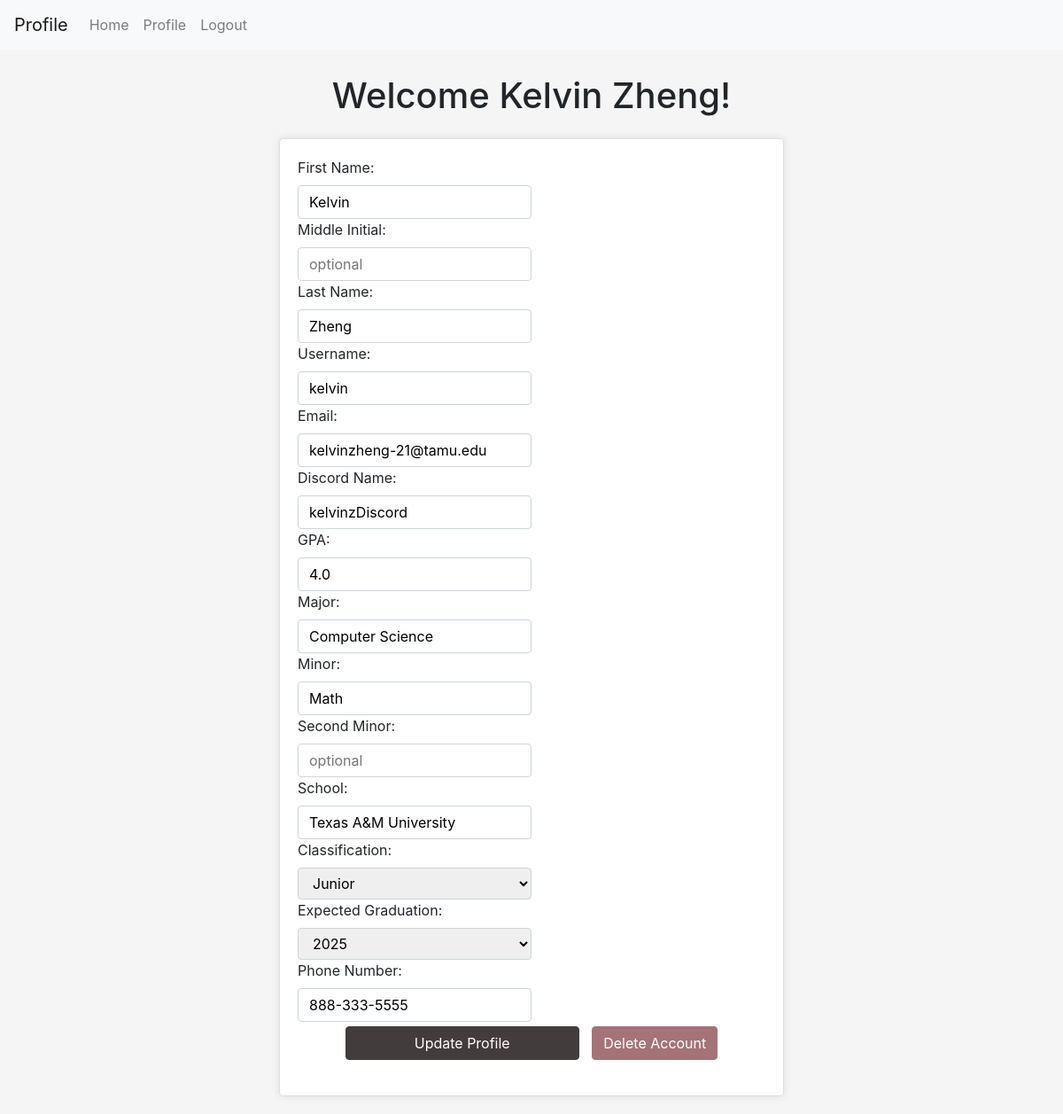
The page /profile (signed in) on the database its author committed.
### tables this page shows
CREATE TABLE Users (
                    UIN INTEGER PRIMARY KEY,
                    First_Name TEXT NOT NULL,
                    M_Initial TEXT,
                    Last_Name TEXT NOT NULL,
                    Username TEXT UNIQUE NOT NULL,
                    Password TEXT NOT NULL,
                    User_Type TEXT NOT NULL,
                    Email TEXT UNIQUE NOT NULL,
                    Discord_Name TEXT NOT NULL,
                    Archived INTEGER NOT NULL
                    );

CREATE TABLE College_Students (
                    UIN INTEGER PRIMARY KEY,
                    Gender TEXT NOT NULL,
                    Hispanic_Or_Latino INTEGER NOT NULL,
                    Race TEXT NOT NULL,
                    US_Citizen INTEGER NOT NULL,
                    First_Generation INTEGER NOT NULL,
                    Birthdate DATE NOT NULL,
                    GPA REAL,
                    Major TEXT,
                    Minor TEXT ,
                    Second_Minor TEXT,
                    Exp_Graduation INTEGER,
                    School TEXT NOT NULL,
                    Classification TEXT NOT NULL,
                    Phone INTEGER,
                    Student_Type TEXT NOT NULL,
                    FOREIGN KEY(UIN) REFERENCES Users(UIN)
                    );

### app.py (the view, shortened to what this page needs)
@app.route('/profile', methods=['GET', 'POST'])
@login_required
def profile():
    UIN = current_user.uin
    conn = get_db_connection()
    user_info = get_user(conn, UIN)
    if not user_info["Phone"]:
        del user_info["Phone"]
    else:
        phone_str = str(user_info['Phone'])
        user_info['Phone'] = phone_str[:3] + "-" + phone_str[3:6] + "-" + phone_str[6:]
    conn.close()
    return render_template('auth/Profile.html', user=user_info, current_year=datetime.now().year)

### app.py (called while the page is built)
@login_manager.user_loader
def load_user(UIN):
    return User(UIN)

### db.py (called while the page is built)
def get_db_connection():
    conn = sqlite3.connect('database.db')
    conn.row_factory = sqlite3.Row
    return conn

### util/Users.py (called while the page is built)
def get_user(conn, UIN):
    query_result = conn.execute("SELECT * FROM View_CollegeStudentDetails WHERE UIN = ?", (UIN,)).fetchone()
    user_info = {}
    if not query_result:
        return user_info
    for column_name in query_result.keys():
        user_info[column_name] = query_result[column_name]
    return user_info

### templates/auth/Profile.html (shortened to what this page needs)
<!DOCTYPE html>
<html>
<head>
    <link rel="stylesheet" href="https://stackpath.bootstrapcdn.com/bootstrap/4.3.1/css/bootstrap.min.css">
    <link rel="stylesheet" href="../static/profile.css">
</head>
<body>
    <nav class="navbar navbar-expand-lg navbar-light bg-light fixed-top">
        <a class="navbar-brand" href="#">Profile</a>
        <div class="collapse navbar-collapse" id="navbarNav">
            <ul class="navbar-nav">
                <li class="nav-item">
                    <a class="nav-link" href="/">Home</a>
                </li>
                <li class="nav-item">
                    <a class="nav-link" href="/profile">Profile</a>
                </li>
                <li class="nav-item">
                    <a class="nav-link" href="/logout">Logout</a>
                </li>
            </ul>
        </div>
    </nav>
    <div class="container">
        <h1 class="text-center my-4">Welcome {{user.First_Name}}  {{user.Last_Name}}!</h1>
        <div class="card">
            <div class="card-body">
                <form method="POST" onsubmit="return validateForm()" id="updateProfileForm" data-userType="{{user.User_Type}}">
                    <label for="First_Name">First Name:</label><br>
                    <input type="text" id="First_Name" name="First_Name" value="{{ user.First_Name }}"><br>
                    <label for="M_Initial">Middle Initial:</label><br>
                    <input type="text" id="M_Initial" name="M_Initial" value="{{ user.M_Initial }}" maxlength="1" placeholder="optional"><br>
                    <label for="Last_Name">Last Name:</label><br>
                    <input type="text" id="Last_Name" name="Last_Name" value="{{ user.Last_Name }}"><br>
                    <label for="Username">Username:</label><br>
                    <input type="text" id="Username" name="Username" value="{{ user.Username }}"><br>
                    <label for="Email">Email:</label><br>
                    <input type="email" id="Email" name="Email" value="{{ user.Email }}"><br>
                    <label for="Discord_Name">Discord Name:</label><br>
                    <input type="text" id="Discord_Name" name="Discord_Name" value="{{ user.Discord_Name }}"><br>
                    {% if user.User_Type == 'college_student' %}
                    <label for="GPA">GPA:</label><br>
                    <input type="number" id="GPA" name="GPA" min="0.0" max="4.0" step="0.01" value="{{ user.GPA }}"><br>
                    <label for="Major">Major:</label><br>
                    <input type="text" id="Major" name="Major" value="{{ user.Major }}"><br>
                    <label for="Minor">Minor:</label><br>
                    <input type="text" id="Minor" name="Minor" value="{{ user.Minor }}" placeholder="optional"><br>
                    <label for="Second_Minor">Second Minor:</label><br>
                    <input type="text" id="Second_Minor" name="Second_Minor" value="{{ user.Second_Minor }}" placeholder="optional"><br>
                    <label for="School">School:</label><br>
                    <input type="text" id="School" name="School" value="{{ user.School }}"><br>
                    <label for="Classification">Classification:</label><br>
                    <select id="Classification" name="Classification">
                        {% for classification in ("Freshman", "Sophomore", "Junior", "Senior", "Other") %}
                            <option value={{classification.lower()}} {% if classification.lower() == user.Classification%} selected = "selected" {% endif %}>{{classification}}</option>
                        {% endfor %}
                    </select><br>
                    <label for="Exp_Graduation">Expected Graduation:</label><br>
                    <select id="Exp_Graduation" name="Exp_Graduation">
                        {% for year in range(current_year, current_year + 6) %}
                            <option value="{{ year }}" {% if year == user.Exp_Graduation %} selected = "selected" {% endif %} >{{ year }}</option>
                        {% endfor %}
                    </select><br>
                    <label for="Phone">Phone Number:</label><br>
                    <input type="tel" id="Phone" name="Phone" value="{{ user.Phone }}"><br>
                    {% endif %}
                    <div class="form-group text-center">
                        <input type="submit" value="Update Profile" class="btn btn-custom btn-primary">
                        <button onclick="deleteUser({{user.UIN}})" class="btn btn-custom btn-danger">Delete Account</button>
                    </div>
                </form>
            </div>
        </div>
    </div>
</body>
</html>

### static/profile.css (style rules this page uses)
body { background-color: #f5f5f5; padding-top: 60px; }
.container { max-width: 50%; margin: auto; }
.card { background: #fff; border-radius: 5px; box-shadow: 0 0 10px rgba(0,0,0,0.1); margin-bottom: 20px; }
.card-body { padding: 20px; }
.form-group { margin-bottom: 15px; }
input[type="text"], input[type="email"], input[type="tel"], input[type="number"], select, input[type="date"], input[type="submit"] { width: 50%; padding: .375rem .75rem; border: 1px solid #ced4da; border-radius: .25rem; }
.form-group input[type="submit"] { background-color: #423c3c; color: white; border-color: #423c3c; }
.btn-custom { padding: .375rem .75rem; border-radius: .25rem; margin: 5px; box-shadow: none; border: 1px solid transparent; }
.btn-danger { background-color: #a47378; border-color: #a47378; }

### rows shown on the page
Users: First_Name "Kelvin", Last_Name "Zheng", Username "kelvin", Email "kelvinzheng-21@tamu.edu", Discord_Name "kelvinzDiscord"
College_Students: GPA "4.0", Major "Computer Science", Minor "Math", School "Texas A&M University", Classification "Junior", Exp_Graduation "2025", Phone "888-333-5555"
